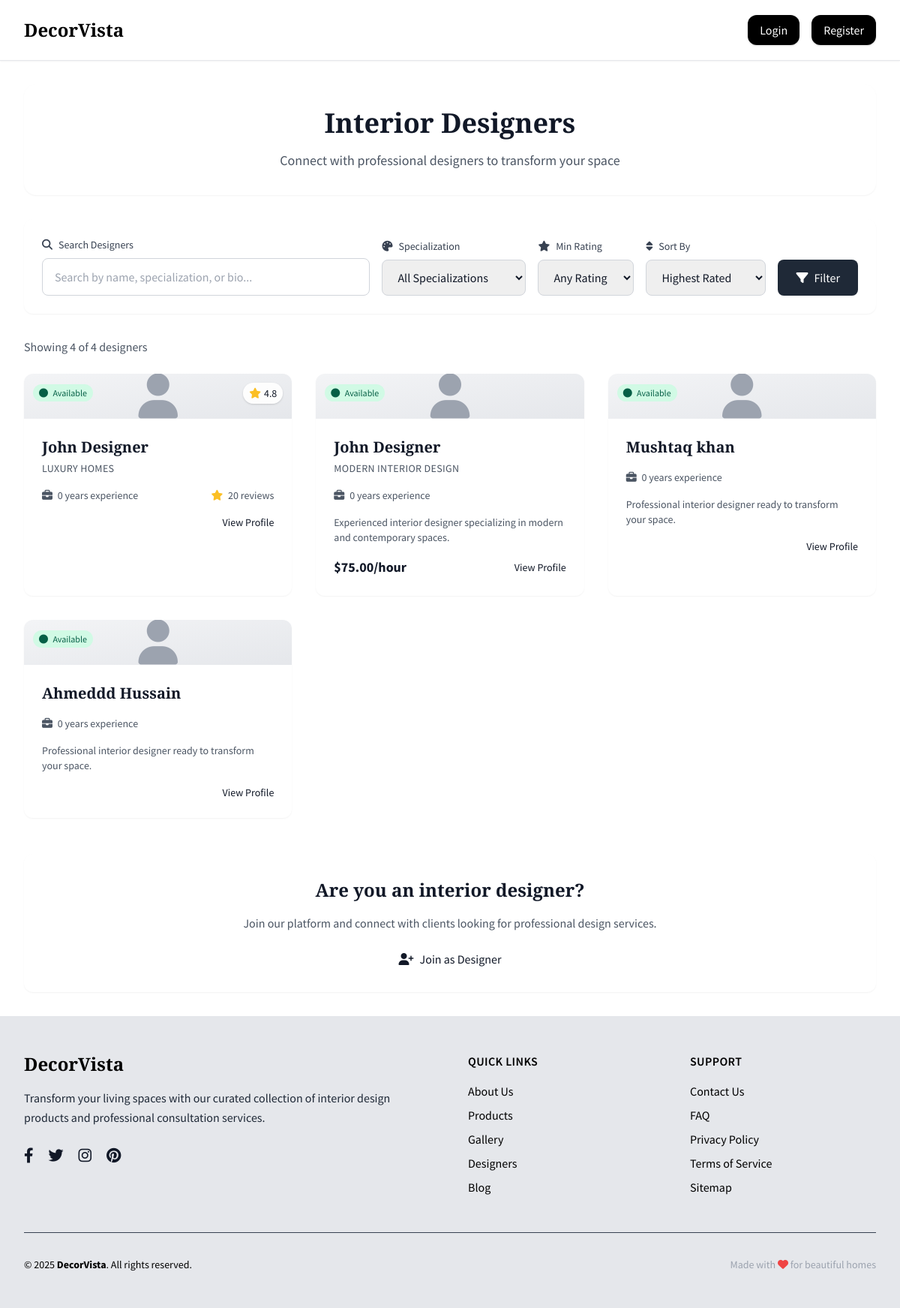
The page /designers.php on the database its author committed.
### tables this page shows
CREATE TABLE `users` (
  `user_id` int(11) NOT NULL,
  `username` varchar(50) NOT NULL,
  `email` varchar(100) NOT NULL,
  `password` varchar(255) NOT NULL,
  `role` enum('homeowner','designer','admin') NOT NULL DEFAULT 'homeowner',
  `is_active` tinyint(1) NOT NULL DEFAULT 1,
  `created_at` timestamp NOT NULL DEFAULT current_timestamp(),
  `updated_at` timestamp NOT NULL DEFAULT current_timestamp() ON UPDATE current_timestamp()
);

CREATE TABLE `interior_designers` (
  `designer_id` int(11) NOT NULL,
  `user_id` int(11) NOT NULL,
  `first_name` varchar(50) NOT NULL,
  `last_name` varchar(50) NOT NULL,
  `phone` varchar(20) DEFAULT NULL,
  `address` text DEFAULT NULL,
  `years_experience` int(11) DEFAULT 0,
  `specialization` varchar(100) DEFAULT NULL,
  `portfolio_url` varchar(255) DEFAULT NULL,
  `bio` text DEFAULT NULL,
  `hourly_rate` decimal(10,2) DEFAULT NULL,
  `is_verified` tinyint(1) NOT NULL DEFAULT 0,
  `rating` decimal(3,2) DEFAULT 0.00,
  `total_reviews` int(11) DEFAULT 0,
  `created_at` timestamp NOT NULL DEFAULT current_timestamp(),
  `updated_at` timestamp NOT NULL DEFAULT current_timestamp() ON UPDATE current_timestamp(),
  `availability_status` enum('available','busy','unavailable') NOT NULL DEFAULT 'available'
);

CREATE TABLE `user_details` (
  `detail_id` int(11) NOT NULL,
  `user_id` int(11) NOT NULL,
  `first_name` varchar(50) DEFAULT NULL,
  `last_name` varchar(50) DEFAULT NULL,
  `phone` varchar(20) DEFAULT NULL,
  `address` text DEFAULT NULL,
  `profile_image` varchar(255) DEFAULT NULL,
  `created_at` timestamp NOT NULL DEFAULT current_timestamp(),
  `updated_at` timestamp NOT NULL DEFAULT current_timestamp() ON UPDATE current_timestamp()
);

### config/config.php (called while the page is built, shortened)
<?php
require_once 'database.php';
function sanitizeInput($data) {
    global $db;
    $data = trim($data);
    $data = stripslashes($data);
    $data = htmlspecialchars($data);
    return $db->escapeString($data);
}
function formatPrice($price) {
    return '$' . number_format($price, 2);
}
?>

### config/database.php (called while the page is built, shortened)
<?php
class Database {
    private $host = 'localhost';
    private $username = 'root';
    private $password = '';
    private $database = 'decorvista';
    private $connection;
    private function connect() {
        try {
            $this->connection = new mysqli($this->host, $this->username, $this->password, $this->database);
            $this->connection->set_charset("utf8mb4");
        } catch (mysqli_sql_exception $e) {
            die("Database connection failed: " . $e->getMessage());
        }
    }
    public function escapeString($string) {
        return $this->connection->real_escape_string($string);
    }
}
?>

### designers.php (the view, shortened to what this page needs)
<?php
require_once 'config/config.php';
function get_mysqli_conn($db) {
    if (method_exists($db, 'getConnection')) {
        $c = $db->getConnection();
        if ($c instanceof mysqli) return $c;
    }
    return null;
}
$conn = get_mysqli_conn($db);
$search = sanitizeInput($_GET['search'] ?? '');
$sort = sanitizeInput($_GET['sort'] ?? 'rating');
$page = (int)($_GET['page'] ?? 1);
$where_conditions = ["u.is_active = 1", "u.role = 'designer'"];
$params = [];
$param_types = "";
$where_clause = implode(" AND ", $where_conditions);
$order_by = match($sort) {
    'name' => 'ud.firstname ASC, ud.lastname ASC',
    'experience' => 'id.years_experience DESC',
    'price_low' => 'id.hourly_rate ASC',
    'price_high' => 'id.hourly_rate DESC',
    default => 'id.rating DESC, id.total_reviews DESC'
};
$count_query = "SELECT COUNT(*) as total
                FROM users u
                JOIN user_details ud ON u.user_id = ud.user_id
                JOIN interior_designers id ON u.user_id = id.user_id
                WHERE $where_clause";
$stmt = $conn->prepare($count_query);
$stmt->execute();
$total_designers = $stmt->get_result()->fetch_assoc()['total'];
$designers_per_page = 12;
$offset = ($page - 1) * $designers_per_page;
$designers_query = "SELECT u.user_id, u.username, u.email,
                           ud.first_name, ud.last_name, ud.phone, ud.profile_image,
                           id.designer_id, id.years_experience, id.specialization, id.portfolio_url,
                           id.hourly_rate, id.bio, id.availability_status, id.rating, id.total_reviews
                    FROM users u
                    JOIN interior_designers id ON u.user_id = id.user_id
                    LEFT JOIN user_details ud ON u.user_id = ud.user_id
                    WHERE $where_clause
                    ORDER BY $order_by
                    LIMIT ? OFFSET ?";
$stmt = $conn->prepare($designers_query);
$all_params = array_merge($params, [$designers_per_page, $offset]);
$all_param_types = $param_types . "ii";
$stmt->bind_param($all_param_types, ...$all_params);
$stmt->execute();
$designers = $stmt->get_result()->fetch_all(MYSQLI_ASSOC);
include 'includes/header.php';
?>
<div data-scroll-container>
    <main data-scroll-section>
        <div class="max-w-7xl mx-auto px-4 sm:px-6 lg:px-8 py-8">
        <div class="bg-white rounded-2xl p-8 mb-8 shadow-sm">
            <div class="text-center">
                <h1 class="font-heading text-4xl font-bold text-gray-900 mb-4">Interior Designers</h1>
                <p class="text-gray-600 text-lg">Connect with professional designers to transform your space</p>
            </div>
        </div>
        <div class="bg-white rounded-xl p-6 mb-8 shadow-sm">
            <form method="GET" action="" class="space-y-4 md:space-y-0 md:flex md:items-end md:space-x-4">
                <div class="flex-1">
                    <label for="search" class="block text-sm font-medium text-gray-700 mb-2">
                        <i class="fas fa-search mr-2"></i>Search Designers
                    </label>
                    <input type="text" id="search" name="search"
                           class="w-full px-4 py-3 border border-gray-300 rounded-lg focus:ring-2 focus:ring-gray-900 focus:border-transparent transition-all duration-300"
                           placeholder="Search by name, specialization, or bio..."
                           value="<?php echo htmlspecialchars($search); ?>">
                </div>
                <div class="md:w-48">
                    <label for="specialization" class="block text-sm font-medium text-gray-700 mb-2">
                        <i class="fas fa-palette mr-2"></i>Specialization
                    </label>
                    <select id="specialization" name="specialization"
                            class="w-full px-4 py-3 border border-gray-300 rounded-lg focus:ring-2 focus:ring-gray-900 focus:border-transparent">
                        <option value="">All Specializations</option>
                    </select>
                </div>
                <div class="md:w-32">
                    <label for="min_rating" class="block text-sm font-medium text-gray-700 mb-2">
                        <i class="fas fa-star mr-2"></i>Min Rating
                    </label>
                    <select id="min_rating" name="min_rating"
                            class="w-full px-4 py-3 border border-gray-300 rounded-lg focus:ring-2 focus:ring-gray-900 focus:border-transparent">
                        <option value="">Any Rating</option>
                    </select>
                </div>
                <div class="md:w-40">
                    <label for="sort" class="block text-sm font-medium text-gray-700 mb-2">
                        <i class="fas fa-sort mr-2"></i>Sort By
                    </label>
                    <select id="sort" name="sort"
                            class="w-full px-4 py-3 border border-gray-300 rounded-lg focus:ring-2 focus:ring-gray-900 focus:border-transparent">
                        <option value="rating" <?php echo $sort === 'rating' ? 'selected' : ''; ?>>Highest Rated</option>
                    </select>
                </div>
                <div>
                   <button type="submit" class="bg-gray-800 text-white px-6 py-3 rounded-lg hover:bg-gray-900 transition-all duration-300">
                    <i class="fas fa-filter mr-2"></i>Filter
                </button>
                </div>
            </form>
        </div>
        <div class="flex justify-between items-center mb-6">
            <div class="text-gray-600">
                Showing <?php echo count($designers); ?> of <?php echo $total_designers; ?> designers
            </div>
        </div>
        <?php if (empty($designers)): ?>
            <div class="bg-white rounded-xl p-12 text-center shadow-sm">
                <i class="fas fa-user-tie text-6xl text-gray-300 mb-4"></i>
                <h3 class="font-heading text-xl font-semibold text-gray-900 mb-2">No designers found</h3>
                <p class="text-gray-600 mb-6">Try adjusting your search criteria.</p>
                <a href="/designers.php" class="btn-secondary">Browse All Designers</a>
            </div>
        <?php else: ?>
            <div class="grid grid-cols-1 md:grid-cols-2 lg:grid-cols-3 gap-8 mb-8">
                <?php foreach ($designers as $designer): ?>
                    <div class="bg-white rounded-xl overflow-hidden shadow-sm hover:shadow-lg transition-shadow duration-300 group">
                        <div class="aspect-square bg-gray-100 relative overflow-hidden">
                            <?php if ($designer['profile_image']): ?>
                                <img src="<?php echo htmlspecialchars($designer['profile_image']); ?>"
                                     alt="<?php echo htmlspecialchars($designer['firstname'] . ' ' . $designer['lastname']); ?>"
                                     class="w-full h-full object-cover group-hover:scale-105 transition-transform duration-300">
                            <?php else: ?>
                                <div class="w-full h-full flex items-center justify-center bg-gradient-to-br from-gray-100 to-gray-200">
                                    <i class="fas fa-user text-6xl text-gray-400"></i>
                                </div>
                            <?php endif; ?>
                            <div class="absolute top-3 left-3">
                                <span class="px-2 py-1 rounded-full text-xs font-medium <?php
                                    echo $designer['availability_status'] === 'available' ? 'bg-green-100 text-green-800' :
                                         ($designer['availability_status'] === 'busy' ? 'bg-yellow-100 text-yellow-800' : 'bg-red-100 text-red-800');
                                ?>">
                                    <i class="fas fa-circle text-xs mr-1"></i>
                                    <?php echo ucfirst($designer['availability_status']); ?>
                                </span>
                            </div>
                            <?php if ($designer['total_reviews'] > 0): ?>
                                <div class="absolute top-3 right-3 bg-white bg-opacity-90 px-2 py-1 rounded-full shadow">
                                    <div class="flex items-center space-x-1">
                                        <i class="fas fa-star text-yellow-400 text-sm"></i>
                                        <span class="text-sm font-medium"><?php echo number_format($designer['rating'], 1); ?></span>
                                    </div>
                                </div>
                            <?php endif; ?>
                        </div>
                        <div class="p-6">
                            <div class="mb-4">
                                <h3 class="font-heading text-xl font-semibold text-gray-900 mb-1">
                                    <a href="/designer-profile.php?id=<?php echo $designer['designer_id']; ?>"
                                       class="hover:text-gray-600 transition-colors">
<?php echo htmlspecialchars($designer['first_name'] . ' ' . $designer['last_name']); ?>
                                    </a>
                                </h3>
                                <?php if ($designer['specialization']): ?>
                                    <p class="text-sm text-gray-600 font-medium uppercase tracking-wide">
                                        <?php echo htmlspecialchars($designer['specialization']); ?>
                                    </p>
                                <?php endif; ?>
                            </div>
                            <div class="flex justify-between items-center mb-4">
                                <div class="text-sm text-gray-600">
                                    <i class="fas fa-briefcase mr-1"></i>
<?php echo $designer['years_experience']; ?> years experience
                                </div>
                                <?php if ($designer['total_reviews'] > 0): ?>
                                    <div class="text-sm text-gray-600">
                                        <i class="fas fa-star text-yellow-400 mr-1"></i>
                                        <?php echo $designer['total_reviews']; ?> review<?php echo $designer['total_reviews'] !== 1 ? 's' : ''; ?>
                                    </div>
                                <?php endif; ?>
                            </div>
                            <?php if ($designer['bio']): ?>
                                <p class="text-sm text-gray-600 mb-4 line-clamp-3">
                                    <?php echo htmlspecialchars(substr($designer['bio'], 0, 150)) . (strlen($designer['bio']) > 150 ? '...' : ''); ?>
                                </p>
                            <?php endif; ?>
                            <div class="flex justify-between items-center">
                                <div>
                                    <?php if ($designer['hourly_rate']): ?>
                                        <div class="text-lg font-bold text-gray-900">
                                            <?php echo formatPrice($designer['hourly_rate']); ?>/hour
                                        </div>
                                    <?php endif; ?>
                                </div>
                                <div class="flex space-x-2">
                                    <a href="designer-profile.php?id=<?php echo $designer['designer_id']; ?>"
                                       class="btn-secondary text-sm">
                                        View Profile
                                    </a>
                                </div>
                            </div>
                        </div>
                    </div>
                <?php endforeach; ?>
            </div>
        <?php endif; ?>
        <div class="bg-white rounded-xl p-8 mt-12 text-center shadow-sm">
            <h2 class="font-heading text-2xl font-semibold text-gray-900 mb-4">Are you an interior designer?</h2>
            <p class="text-gray-600 mb-6">Join our platform and connect with clients looking for professional design services.</p>
            <a href="register.php" class="btn-primary">
                <i class="fas fa-user-plus mr-2"></i>Join as Designer
            </a>
        </div>
    </div>
</main>
<?php
include 'includes/footer.php';
?>

### includes/header.php (style rules this page uses)
.font-heading { font-family: 'Playfair Display', serif; }
.font-body { font-family: 'Source Sans Pro', sans-serif; }

### rows shown on the page
users: interior_designers.availability_status "Available", interior_designers.rating "4.8", user_details.first_name+last_name "John Designer", interior_designers.specialization "LUXURY HOMES", interior_designers.years_experience "0", interior_designers.total_reviews "20", interior_designers.specialization "MODERN INTERIOR DESIGN", interior_designers.bio "Experienced interior designer specializing in modern and contemporary spaces.", interior_designers.hourly_rate "$75.00"
users: interior_designers.availability_status "Available", user_details.first_name+last_name "Mushtaq khan", interior_designers.years_experience "0", interior_designers.bio "Professional interior designer ready to transform your space."
users: interior_designers.availability_status "Available", user_details.first_name+last_name "Ahmeddd Hussain", interior_designers.years_experience "0", interior_designers.bio "Professional interior designer ready to transform your space."

### other values the page prints
count($designers) "4"
$total_designers "4"
